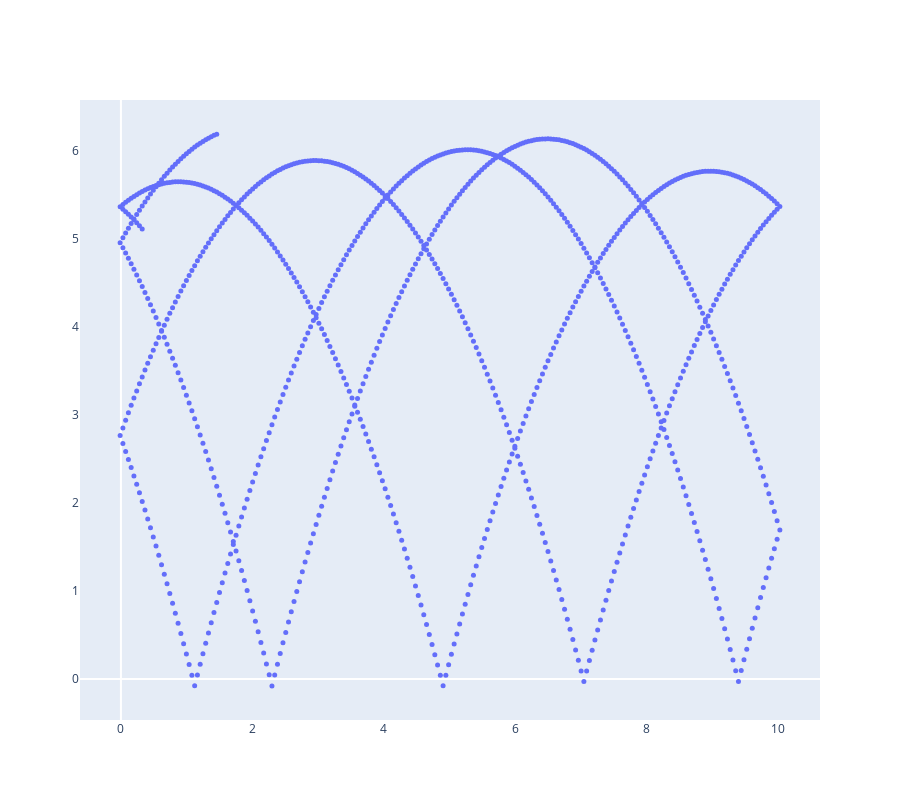

This figure's notebook cell:
### Code cell
p = Particle(r=[1.5, 6.2], v=[-0.84, -0.23], dt=0.05)
x, y = [], []


for _ in range(1000):
    p.v = p.v * np.array([1 if 0.0 <= p.r[0] <= 10.0 else -1,
                          1 if 0.0 <= p.r[1] <= 10.0 else -1]) + np.array([0.0, -10.0]) * p.dt**2
    p.r = p.r + p.v * p.dt
    x.append(p.r[0])
    y.append(p.r[1])


fig = go.Figure()
fig.add_trace(go.Scatter(x=x,
                         y=y,
                         name="particle",
                         mode="markers",
                         marker_size=5))

fig.update_layout(width=900,
                  height=800,
                  xaxis_showgrid=False,
                  yaxis_showgrid=False)
fig.show()

### Figure 1 — Plotly figure (JSON) as saved in the notebook; plotly's stock layout.template omitted (floating-point values rounded to 4 significant figures; data arrays with more than 128 entries replaced by an {"elided": "..."} marker saying what was removed)
{"data": [{"marker": {"size": 5}, "mode": "markers", "name": "particle", "type": "scatter", "x": {"elided": "1000 float values"}, "y": {"elided": "1000 float values"}}], "layout": {"height": 800, "width": 900, "xaxis": {"showgrid": false}, "yaxis": {"showgrid": false}}}
